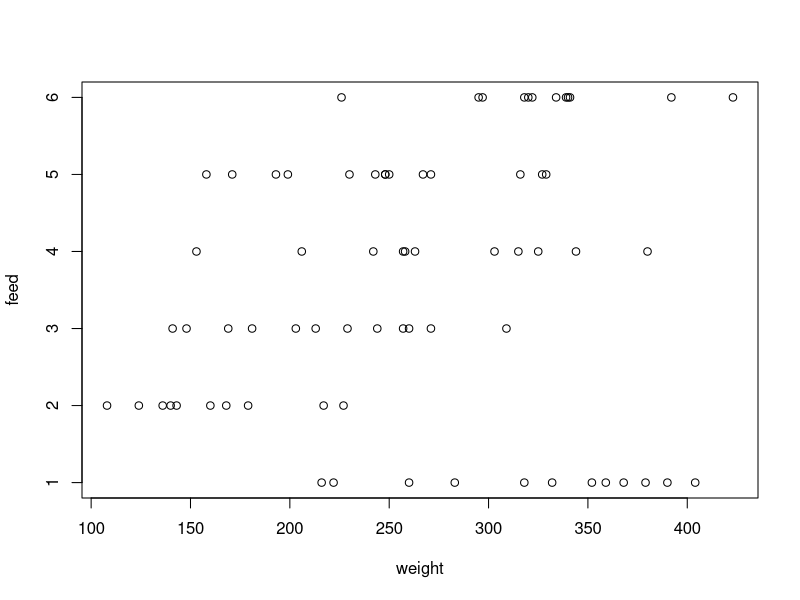
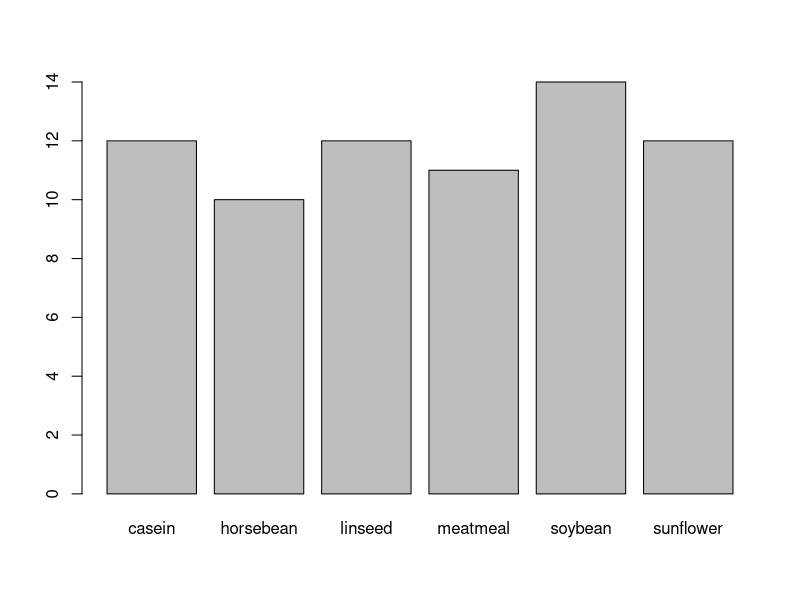
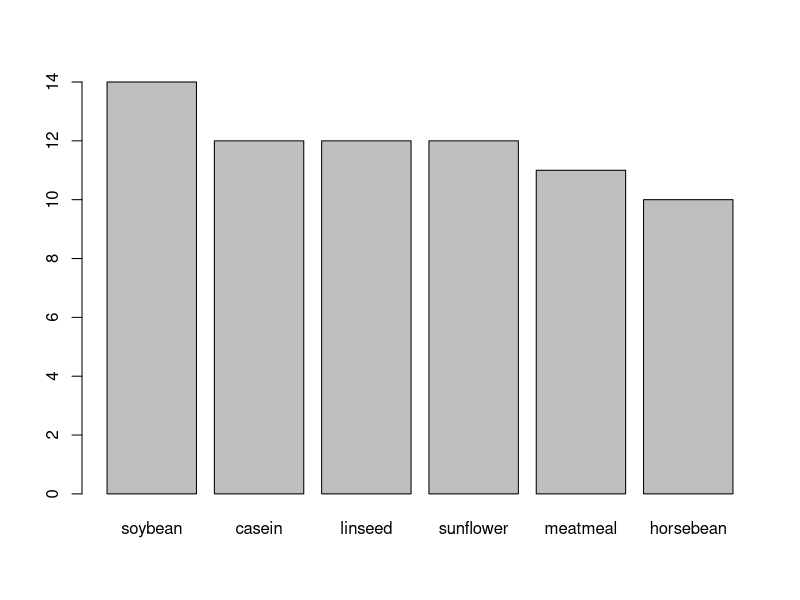

Recreate these plots in R, in order.
# R Statistics Essential Training
# Ex02_01
# Creating bar charts for categorical variables
# Basic graph for categorical variables = bar chart 

# PART 1 
# LOAD DATASETS PACKAGE
datasets::chickwts

# ONE ROW PER CASE
?chickwts

# Look at data
chickwts

# Load data into workspace
?data
data(chickwts)

# Quickest Method - Plot feed from chickwts
plot(chickwts)

# Plot after selecting the variable feed 
plot(chickwts$feed)




# PART 2 - Customize with your plot - jazzzzz it up!
# Create variable as a table with the feeds variable 
feeds <- chickwts$feed 
rm(feeds)

# Create variable as a table with the feeds variable 
feeds <- table(chickwts$feed)
feeds

# Order decreasing
barplot(feeds[order(feeds, decreasing = TRUE)])

# Customize the chart
# Sets outside margins: b, l, t, r 
